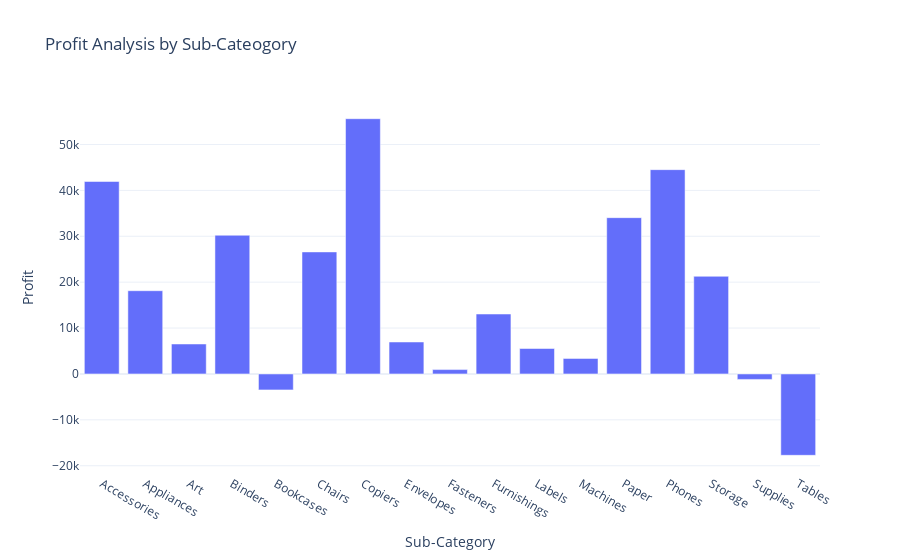

Notebook cell for this chart:
### Code cell
fig=px.bar(profit_by_Subcategory,x='Sub-Category',
           y='Profit',
           title='Profit Analysis by Sub-Cateogory')

fig.show()

### Figure 1 — Plotly figure (JSON) as saved in the notebook; plotly's stock layout.template omitted (floating-point values rounded to 4 significant figures)
{"data": [{"alignmentgroup": "True", "hovertemplate": "Sub-Category=%{x}<br>Profit=%{y}<extra></extra>", "legendgroup": "", "marker": {"color": "#636efa", "pattern": {"shape": ""}}, "name": "", "offsetgroup": "", "orientation": "v", "showlegend": false, "textposition": "auto", "type": "bar", "x": ["Accessories", "Appliances", "Art", "Binders", "Bookcases", "Chairs", "Copiers", "Envelopes", "Fasteners", "Furnishings", "Labels", "Machines", "Paper", "Phones", "Storage", "Supplies", "Tables"], "xaxis": "x", "y": [41940.0, 18140.0, 6528.0, 30220.0, -3473.0, 26590.0, 55620.0, 6964.0, 949.5, 13060.0, 5546.0, 3385.0, 34050.0, 44520.0, 21280.0, -1189.0, -17730.0], "yaxis": "y"}], "layout": {"autosize": true, "barmode": "relative", "legend": {"tracegroupgap": 0}, "title": {"text": "Profit Analysis by Sub-Cateogory"}, "xaxis": {"anchor": "y", "autorange": true, "domain": [0, 1], "range": [-0.5, 16.5], "title": {"text": "Sub-Category"}, "type": "category"}, "yaxis": {"anchor": "x", "autorange": true, "domain": [0, 1], "range": [-21800.0, 59690.0], "title": {"text": "Profit"}, "type": "linear"}}}
